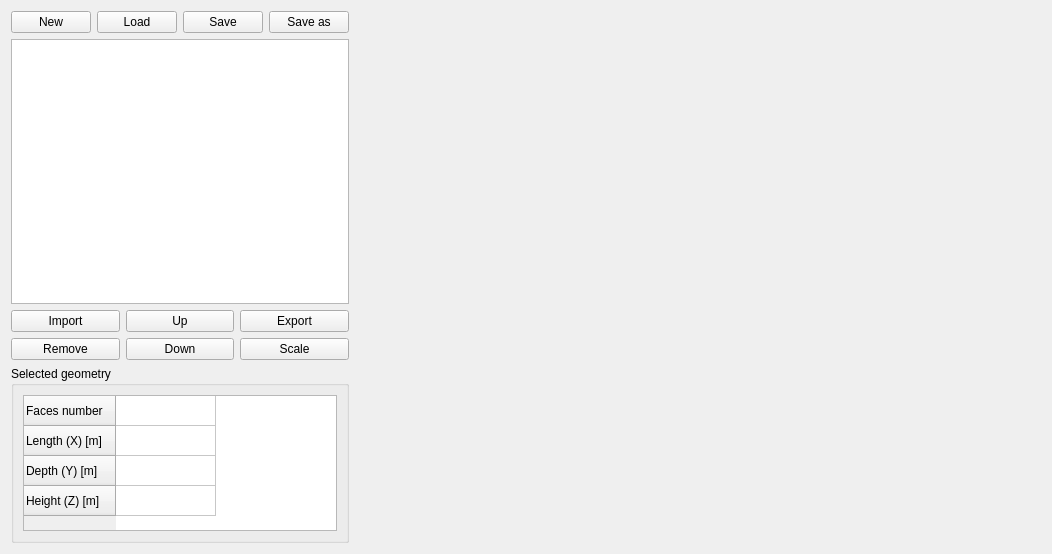
<?xml version="1.0" encoding="UTF-8"?>
<ui version="4.0">
 <class>geometriesDatabaseTab</class>
 <widget class="QDialog" name="geometriesDatabaseTab">
  <property name="geometry">
   <rect>
    <x>0</x>
    <y>0</y>
    <width>1052</width>
    <height>554</height>
   </rect>
  </property>
  <property name="windowTitle">
   <string>Geometries Database</string>
  </property>
  <layout class="QVBoxLayout" name="verticalLayout">
   <item>
    <layout class="QHBoxLayout" name="vMainLayout" stretch="1,6">
     <item>
      <layout class="QVBoxLayout" name="verticalLayout_2" stretch="0,3,0,2">
       <item>
        <layout class="QHBoxLayout" name="horizontalLayout_2" stretch="0,0,0,0">
         <item>
          <widget class="QPushButton" name="buttonNewDatabase">
           <property name="toolTip">
            <string>Create new database</string>
           </property>
           <property name="statusTip">
            <string>Create new database</string>
           </property>
           <property name="whatsThis">
            <string>Create new database</string>
           </property>
           <property name="text">
            <string>New</string>
           </property>
           <property name="icon">
            <iconset resource="../../MUSEN/QT_GUI/qt_gui.qrc">
             <normaloff>:/QT_GUI/newPage.png</normaloff>:/QT_GUI/newPage.png</iconset>
           </property>
           <property name="autoDefault">
            <bool>false</bool>
           </property>
          </widget>
         </item>
         <item>
          <widget class="QPushButton" name="buttonLoadDatabase">
           <property name="toolTip">
            <string>Load database</string>
           </property>
           <property name="statusTip">
            <string>Load database</string>
           </property>
           <property name="whatsThis">
            <string>Load database</string>
           </property>
           <property name="text">
            <string>Load</string>
           </property>
           <property name="icon">
            <iconset resource="../../MUSEN/QT_GUI/qt_gui.qrc">
             <normaloff>:/QT_GUI/folderr.png</normaloff>:/QT_GUI/folderr.png</iconset>
           </property>
           <property name="autoDefault">
            <bool>false</bool>
           </property>
          </widget>
         </item>
         <item>
          <widget class="QPushButton" name="buttonSaveDatabase">
           <property name="toolTip">
            <string>Save database</string>
           </property>
           <property name="statusTip">
            <string>Save database</string>
           </property>
           <property name="whatsThis">
            <string>Save database</string>
           </property>
           <property name="text">
            <string>Save</string>
           </property>
           <property name="icon">
            <iconset resource="../../MUSEN/QT_GUI/qt_gui.qrc">
             <normaloff>:/QT_GUI/save_button.png</normaloff>:/QT_GUI/save_button.png</iconset>
           </property>
           <property name="autoDefault">
            <bool>false</bool>
           </property>
          </widget>
         </item>
         <item>
          <widget class="QPushButton" name="ButtonSaveAsDatabase">
           <property name="toolTip">
            <string>Save database as</string>
           </property>
           <property name="statusTip">
            <string>Save database as</string>
           </property>
           <property name="whatsThis">
            <string>Save database as</string>
           </property>
           <property name="text">
            <string>Save as</string>
           </property>
           <property name="icon">
            <iconset resource="../../MUSEN/QT_GUI/qt_gui.qrc">
             <normaloff>:/QT_GUI/Pictures/save_as.png</normaloff>:/QT_GUI/Pictures/save_as.png</iconset>
           </property>
           <property name="checkable">
            <bool>false</bool>
           </property>
           <property name="autoDefault">
            <bool>false</bool>
           </property>
           <property name="flat">
            <bool>false</bool>
           </property>
          </widget>
         </item>
        </layout>
       </item>
       <item>
        <widget class="CQtList" name="listGeometries"/>
       </item>
       <item>
        <layout class="QGridLayout" name="gridLayout">
         <item row="0" column="0">
          <widget class="QPushButton" name="buttonImportGeometry">
           <property name="toolTip">
            <string>Import geometry from STL file</string>
           </property>
           <property name="statusTip">
            <string>Import geometry from STL file</string>
           </property>
           <property name="whatsThis">
            <string>Import geometry from STL file</string>
           </property>
           <property name="text">
            <string>Import</string>
           </property>
           <property name="icon">
            <iconset resource="../../MUSEN/QT_GUI/qt_gui.qrc">
             <normaloff>:/QT_GUI/Pictures/add.png</normaloff>:/QT_GUI/Pictures/add.png</iconset>
           </property>
           <property name="autoDefault">
            <bool>false</bool>
           </property>
          </widget>
         </item>
         <item row="0" column="1">
          <widget class="QPushButton" name="buttonUpGeometry">
           <property name="toolTip">
            <string>Move geometry upwards</string>
           </property>
           <property name="statusTip">
            <string>Move geometry upwards</string>
           </property>
           <property name="whatsThis">
            <string>Move geometry upwards</string>
           </property>
           <property name="text">
            <string>Up</string>
           </property>
           <property name="icon">
            <iconset resource="../../MUSEN/QT_GUI/qt_gui.qrc">
             <normaloff>:/QT_GUI/Pictures/up.png</normaloff>:/QT_GUI/Pictures/up.png</iconset>
           </property>
           <property name="autoDefault">
            <bool>false</bool>
           </property>
          </widget>
         </item>
         <item row="1" column="1">
          <widget class="QPushButton" name="buttonDownGeometry">
           <property name="toolTip">
            <string>Move geometry downwards</string>
           </property>
           <property name="statusTip">
            <string>Move geometry downwards</string>
           </property>
           <property name="whatsThis">
            <string>Move geometry downwards</string>
           </property>
           <property name="text">
            <string>Down</string>
           </property>
           <property name="icon">
            <iconset resource="../../MUSEN/QT_GUI/qt_gui.qrc">
             <normaloff>:/QT_GUI/Pictures/down.png</normaloff>:/QT_GUI/Pictures/down.png</iconset>
           </property>
           <property name="autoDefault">
            <bool>false</bool>
           </property>
           <property name="flat">
            <bool>false</bool>
           </property>
          </widget>
         </item>
         <item row="1" column="2">
          <widget class="QPushButton" name="buttonScaleGeometry">
           <property name="toolTip">
            <string>Scale geometry</string>
           </property>
           <property name="statusTip">
            <string>Scale geometry</string>
           </property>
           <property name="whatsThis">
            <string>Scale geometry</string>
           </property>
           <property name="text">
            <string>Scale</string>
           </property>
           <property name="autoDefault">
            <bool>false</bool>
           </property>
          </widget>
         </item>
         <item row="0" column="2">
          <widget class="QPushButton" name="buttonExportGeometry">
           <property name="toolTip">
            <string>Export geometry as STL file</string>
           </property>
           <property name="statusTip">
            <string>Export geometry as STL file</string>
           </property>
           <property name="whatsThis">
            <string>Export geometry as STL file</string>
           </property>
           <property name="text">
            <string>Export</string>
           </property>
           <property name="autoDefault">
            <bool>false</bool>
           </property>
          </widget>
         </item>
         <item row="1" column="0">
          <widget class="QPushButton" name="buttonDeleteGeometry">
           <property name="toolTip">
            <string>Remove geometry from database</string>
           </property>
           <property name="statusTip">
            <string>Remove geometry from database</string>
           </property>
           <property name="whatsThis">
            <string>Remove geometry from database</string>
           </property>
           <property name="text">
            <string>Remove</string>
           </property>
           <property name="icon">
            <iconset resource="../../MUSEN/QT_GUI/qt_gui.qrc">
             <normaloff>:/QT_GUI/Pictures/minus.png</normaloff>:/QT_GUI/Pictures/minus.png</iconset>
           </property>
           <property name="autoDefault">
            <bool>false</bool>
           </property>
          </widget>
         </item>
        </layout>
       </item>
       <item>
        <widget class="QGroupBox" name="groupBox">
         <property name="title">
          <string>Selected geometry</string>
         </property>
         <layout class="QVBoxLayout" name="verticalLayout_3">
          <item>
           <widget class="CQtTable" name="tableGeometryInfo">
            <property name="editTriggers">
             <set>QAbstractItemView::NoEditTriggers</set>
            </property>
            <attribute name="horizontalHeaderVisible">
             <bool>false</bool>
            </attribute>
            <row>
             <property name="text">
              <string>Faces number</string>
             </property>
            </row>
            <row>
             <property name="text">
              <string>Length (X) [m]  </string>
             </property>
            </row>
            <row>
             <property name="text">
              <string>Depth (Y) [m]</string>
             </property>
            </row>
            <row>
             <property name="text">
              <string>Height (Z) [m]</string>
             </property>
            </row>
            <column>
             <property name="text">
              <string>New Column</string>
             </property>
            </column>
            <item row="0" column="0">
             <property name="text">
              <string/>
             </property>
            </item>
            <item row="1" column="0">
             <property name="text">
              <string/>
             </property>
            </item>
            <item row="2" column="0">
             <property name="text">
              <string/>
             </property>
            </item>
            <item row="3" column="0">
             <property name="text">
              <string/>
             </property>
            </item>
           </widget>
          </item>
         </layout>
        </widget>
       </item>
      </layout>
     </item>
     <item>
      <layout class="QHBoxLayout" name="horizontalLayout_3" stretch="1">
       <item>
        <widget class="COpenGLViewShader" name="viewer" native="true"/>
       </item>
      </layout>
     </item>
    </layout>
   </item>
  </layout>
 </widget>
 <customwidgets>
  <customwidget>
   <class>COpenGLViewShader</class>
   <extends>QWidget</extends>
   <header>OpenGLViewShader.h</header>
   <container>1</container>
  </customwidget>
  <customwidget>
   <class>CQtTable</class>
   <extends>QTableWidget</extends>
   <header>QtTable.h</header>
  </customwidget>
  <customwidget>
   <class>CQtList</class>
   <extends>QListWidget</extends>
   <header>QtList.h</header>
  </customwidget>
 </customwidgets>
 <tabstops>
  <tabstop>buttonNewDatabase</tabstop>
  <tabstop>buttonLoadDatabase</tabstop>
  <tabstop>buttonSaveDatabase</tabstop>
  <tabstop>ButtonSaveAsDatabase</tabstop>
  <tabstop>listGeometries</tabstop>
  <tabstop>buttonImportGeometry</tabstop>
  <tabstop>buttonDeleteGeometry</tabstop>
  <tabstop>buttonUpGeometry</tabstop>
  <tabstop>buttonDownGeometry</tabstop>
  <tabstop>buttonExportGeometry</tabstop>
  <tabstop>buttonScaleGeometry</tabstop>
  <tabstop>tableGeometryInfo</tabstop>
 </tabstops>
 <resources>
  <include location="../../MUSEN/QT_GUI/qt_gui.qrc"/>
 </resources>
 <connections/>
</ui>
